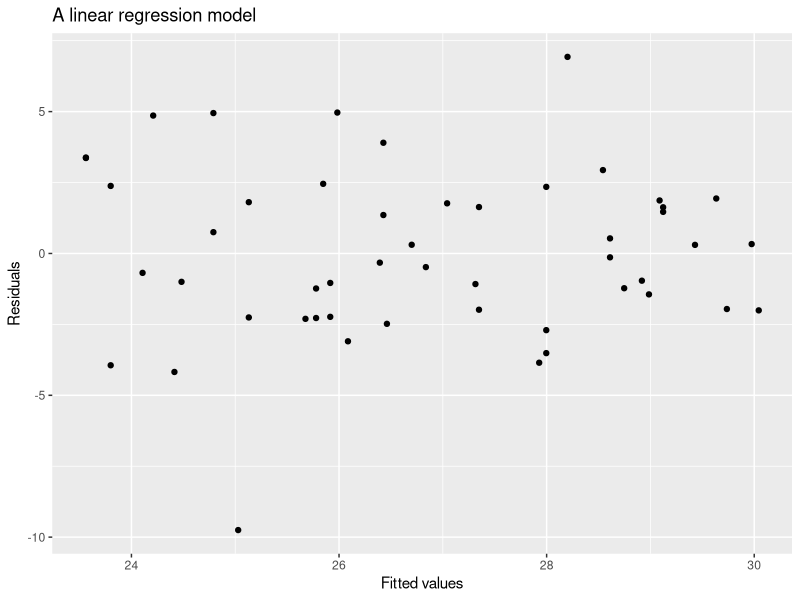
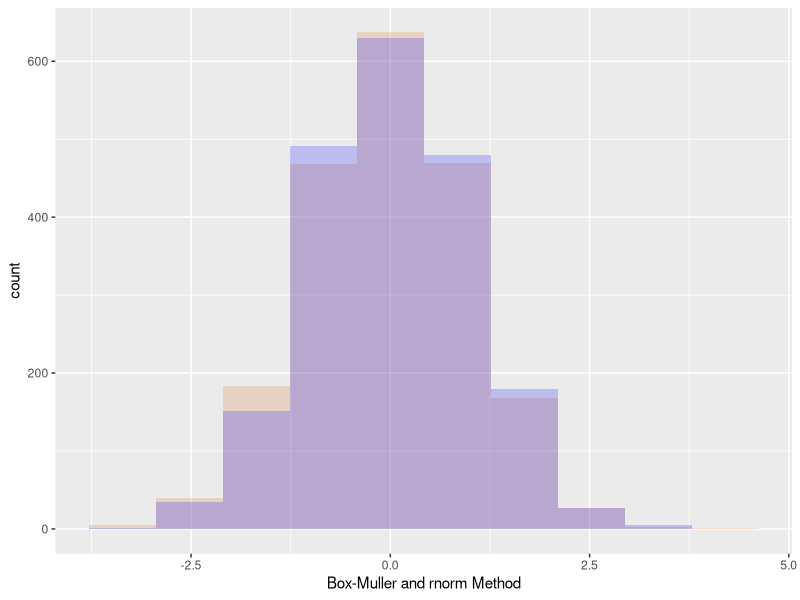

Generate these figures, in order, with R:
## ---- chunk 1
knitr::opts_chunk$set(echo = TRUE)
library(microbenchmark)
library(tidyverse)
## ---- chunk 2
n <- 100
p <- 0.5
B <- 100000
q <- 50

set.seed(123)
pbinom_manual <- function(q) {
    round(sum(rbinom(B, n, p) <= q) / B, 4)
}

pbinom_manual(q)
round(pbinom(q, n, p), 4)
## ---- chunk 3
B <- 10000
set.seed(123)
power_t_manual <- replicate(B, {
    n <- 30
    x <- rnorm(n, 0.5, 1)
    se <- sd(x) / sqrt(n)
    t <- abs(mean(x) - 0) / se 
    power1 <- ifelse(2 * (1 - pt(t, df = n)) < 0.05, 1, 0)
    power1 
})
power2 <- power.t.test(n = 30, delta = 0.5, sd = 1, sig.level = 0.05, type = "one.sample")$power
sum(power_t_manual) / B
round(power2, 4)
## ---- chunk 4
n <- 100
p <- 0.5
B <- 10000
set.seed(123)
sample1 <- replicate(B, {
    sum(ifelse(runif(n, 0, 1) > p, 1, 0))
})
## ---- chunk 5
set.seed(123)
sample2 <- rbinom(B, n, p)
# compare the summary
summary(sample1)
summary(sample2)
# use microbenchmark
microbenchmark(sample1, sample2)
## ---- chunk 6
N <- 50
set.seed(123)
x <- sample(seq(from = 20, to = 40, by = 0.1), N, replace=TRUE) 
y <- 15 + (0.4 * x) + rnorm(N, 0, 3)
fit <- lm(y ~ x)
fit_df = data.frame(fitted = fit$fitted.values, res = fit$residuals)
ggplot(data = fit_df, aes(x = fitted, y = res)) +
    geom_point() +
    xlab("Fitted values") +
    ylab("Residuals") +
    ggtitle("A linear regression model")
## ---- chunk 7
set.seed(123)
n <- 1000
R <- sqrt(-2 * log(runif(n, 0, 1)))
theta <- 2 * pi * runif(n, 0, 1)
X <- R * cos(theta)
Y <- R * sin(theta)
sample1 <- c(X, Y)
sample2 <- rnorm(2 * n, 0, 1)
ggplot() +
    geom_histogram(aes(sample1), fill = "chocolate", alpha = 0.2, bins = 10) +
    geom_histogram(aes(sample2), fill = "blue", alpha = 0.2, bins = 10) +
    xlab("Box-Muller and rnorm Method")
